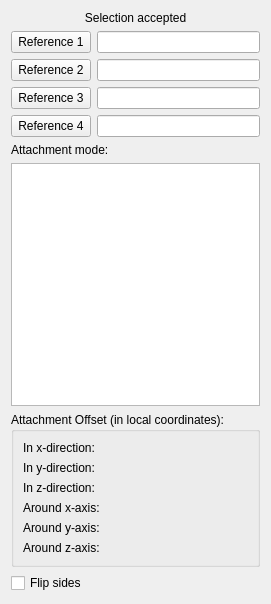
<?xml version="1.0" encoding="UTF-8"?>
<ui version="4.0">
 <class>PartDesignGui::TaskDatumParameters</class>
 <widget class="QWidget" name="PartDesignGui::TaskDatumParameters">
  <property name="geometry">
   <rect>
    <x>0</x>
    <y>0</y>
    <width>271</width>
    <height>604</height>
   </rect>
  </property>
  <property name="windowTitle">
   <string notr="true">Form</string>
  </property>
  <layout class="QVBoxLayout" name="verticalLayout">
   <item>
    <widget class="QLabel" name="message">
     <property name="text">
      <string>Selection accepted</string>
     </property>
     <property name="alignment">
      <set>Qt::AlignCenter</set>
     </property>
     <property name="wordWrap">
      <bool>true</bool>
     </property>
    </widget>
   </item>
   <item>
    <layout class="QHBoxLayout" name="horizontalLayout_3">
     <item>
      <widget class="QPushButton" name="buttonRef1">
       <property name="text">
        <string>Reference 1</string>
       </property>
       <property name="checkable">
        <bool>true</bool>
       </property>
      </widget>
     </item>
     <item>
      <widget class="QLineEdit" name="lineRef1"/>
     </item>
    </layout>
   </item>
   <item>
    <layout class="QHBoxLayout" name="horizontalLayout_5">
     <item>
      <widget class="QPushButton" name="buttonRef2">
       <property name="text">
        <string>Reference 2</string>
       </property>
       <property name="checkable">
        <bool>true</bool>
       </property>
      </widget>
     </item>
     <item>
      <widget class="QLineEdit" name="lineRef2"/>
     </item>
    </layout>
   </item>
   <item>
    <layout class="QHBoxLayout" name="horizontalLayout_6">
     <item>
      <widget class="QPushButton" name="buttonRef3">
       <property name="text">
        <string>Reference 3</string>
       </property>
       <property name="checkable">
        <bool>true</bool>
       </property>
      </widget>
     </item>
     <item>
      <widget class="QLineEdit" name="lineRef3"/>
     </item>
    </layout>
   </item>
   <item>
    <layout class="QHBoxLayout" name="horizontalLayout_7">
     <item>
      <widget class="QPushButton" name="buttonRef4">
       <property name="text">
        <string>Reference 4</string>
       </property>
       <property name="checkable">
        <bool>true</bool>
       </property>
      </widget>
     </item>
     <item>
      <widget class="QLineEdit" name="lineRef4"/>
     </item>
    </layout>
   </item>
   <item>
    <widget class="QLabel" name="label">
     <property name="text">
      <string>Attachment mode:</string>
     </property>
    </widget>
   </item>
   <item>
    <widget class="QListWidget" name="listOfModes">
     <property name="selectionMode">
      <enum>QAbstractItemView::SingleSelection</enum>
     </property>
    </widget>
   </item>
   <item>
    <widget class="QGroupBox" name="groupBox_AttachmentOffset">
     <property name="sizePolicy">
      <sizepolicy hsizetype="Expanding" vsizetype="Preferred">
       <horstretch>0</horstretch>
       <verstretch>0</verstretch>
      </sizepolicy>
     </property>
     <property name="toolTip">
      <string/>
     </property>
     <property name="title">
      <string>Attachment Offset (in local coordinates):</string>
     </property>
     <layout class="QGridLayout" name="gridLayout">
      <item row="1" column="0">
       <widget class="QLabel" name="labelOffset">
        <property name="sizePolicy">
         <sizepolicy hsizetype="Minimum" vsizetype="Preferred">
          <horstretch>0</horstretch>
          <verstretch>0</verstretch>
         </sizepolicy>
        </property>
        <property name="text">
         <string>In x-direction:</string>
        </property>
        <property name="buddy">
         <cstring>labelOffset</cstring>
        </property>
       </widget>
      </item>
      <item row="1" column="1">
       <widget class="Gui::QuantitySpinBox" name="attachmentOffsetX">
        <property name="sizePolicy">
         <sizepolicy hsizetype="Expanding" vsizetype="Preferred">
          <horstretch>0</horstretch>
          <verstretch>0</verstretch>
         </sizepolicy>
        </property>
        <property name="minimumSize">
         <size>
          <width>0</width>
          <height>5</height>
         </size>
        </property>
        <property name="toolTip">
         <string>Note: The placement is expressed in local space of object being attached.</string>
        </property>
       </widget>
      </item>
      <item row="2" column="0">
       <widget class="QLabel" name="labelOffset2">
        <property name="sizePolicy">
         <sizepolicy hsizetype="Minimum" vsizetype="Preferred">
          <horstretch>0</horstretch>
          <verstretch>0</verstretch>
         </sizepolicy>
        </property>
        <property name="text">
         <string>In y-direction:</string>
        </property>
       </widget>
      </item>
      <item row="2" column="1">
       <widget class="Gui::QuantitySpinBox" name="attachmentOffsetY">
        <property name="sizePolicy">
         <sizepolicy hsizetype="Expanding" vsizetype="Preferred">
          <horstretch>0</horstretch>
          <verstretch>0</verstretch>
         </sizepolicy>
        </property>
        <property name="minimumSize">
         <size>
          <width>0</width>
          <height>5</height>
         </size>
        </property>
        <property name="toolTip">
         <string>Note: The placement is expressed in local space of object being attached.</string>
        </property>
       </widget>
      </item>
      <item row="3" column="0">
       <widget class="QLabel" name="labelOffset3">
        <property name="sizePolicy">
         <sizepolicy hsizetype="Minimum" vsizetype="Preferred">
          <horstretch>0</horstretch>
          <verstretch>0</verstretch>
         </sizepolicy>
        </property>
        <property name="text">
         <string>In z-direction:</string>
        </property>
       </widget>
      </item>
      <item row="3" column="1">
       <widget class="Gui::QuantitySpinBox" name="attachmentOffsetZ">
        <property name="sizePolicy">
         <sizepolicy hsizetype="Expanding" vsizetype="Preferred">
          <horstretch>0</horstretch>
          <verstretch>0</verstretch>
         </sizepolicy>
        </property>
        <property name="minimumSize">
         <size>
          <width>0</width>
          <height>5</height>
         </size>
        </property>
        <property name="toolTip">
         <string>Note: The placement is expressed in local space of object being attached.</string>
        </property>
       </widget>
      </item>
      <item row="4" column="0">
       <widget class="QLabel" name="labelYaw">
        <property name="sizePolicy">
         <sizepolicy hsizetype="Minimum" vsizetype="Preferred">
          <horstretch>0</horstretch>
          <verstretch>0</verstretch>
         </sizepolicy>
        </property>
        <property name="text">
         <string>Around x-axis:</string>
        </property>
       </widget>
      </item>
      <item row="4" column="1">
       <widget class="Gui::QuantitySpinBox" name="attachmentOffsetRoll">
        <property name="sizePolicy">
         <sizepolicy hsizetype="Expanding" vsizetype="Preferred">
          <horstretch>0</horstretch>
          <verstretch>0</verstretch>
         </sizepolicy>
        </property>
        <property name="minimumSize">
         <size>
          <width>0</width>
          <height>5</height>
         </size>
        </property>
        <property name="toolTip">
         <string>Rotation around the x-axis
Note: The placement is expressed in local space of object being attached.</string>
        </property>
        <property name="unit" stdset="0">
         <string notr="true">deg</string>
        </property>
        <property name="minimum" stdset="0">
         <double>-360.000000000000000</double>
        </property>
        <property name="maximum" stdset="0">
         <double>360.000000000000000</double>
        </property>
        <property name="value" stdset="0">
         <double>0.000000000000000</double>
        </property>
       </widget>
      </item>
      <item row="5" column="0">
       <widget class="QLabel" name="labelPitch">
        <property name="sizePolicy">
         <sizepolicy hsizetype="Minimum" vsizetype="Preferred">
          <horstretch>0</horstretch>
          <verstretch>0</verstretch>
         </sizepolicy>
        </property>
        <property name="text">
         <string>Around y-axis:</string>
        </property>
       </widget>
      </item>
      <item row="5" column="1">
       <widget class="Gui::QuantitySpinBox" name="attachmentOffsetPitch">
        <property name="sizePolicy">
         <sizepolicy hsizetype="Expanding" vsizetype="Preferred">
          <horstretch>0</horstretch>
          <verstretch>0</verstretch>
         </sizepolicy>
        </property>
        <property name="minimumSize">
         <size>
          <width>0</width>
          <height>5</height>
         </size>
        </property>
        <property name="toolTip">
         <string>Rotation around the y-axis
Note: The placement is expressed in local space of object being attached.</string>
        </property>
        <property name="unit" stdset="0">
         <string notr="true">deg</string>
        </property>
        <property name="minimum" stdset="0">
         <double>-360.000000000000000</double>
        </property>
        <property name="maximum" stdset="0">
         <double>360.000000000000000</double>
        </property>
        <property name="value" stdset="0">
         <double>0.000000000000000</double>
        </property>
       </widget>
      </item>
      <item row="6" column="0">
       <widget class="QLabel" name="labelRoll">
        <property name="sizePolicy">
         <sizepolicy hsizetype="Minimum" vsizetype="Preferred">
          <horstretch>0</horstretch>
          <verstretch>0</verstretch>
         </sizepolicy>
        </property>
        <property name="text">
         <string>Around z-axis:</string>
        </property>
       </widget>
      </item>
      <item row="6" column="1">
       <widget class="Gui::QuantitySpinBox" name="attachmentOffsetYaw">
        <property name="sizePolicy">
         <sizepolicy hsizetype="Expanding" vsizetype="Preferred">
          <horstretch>0</horstretch>
          <verstretch>0</verstretch>
         </sizepolicy>
        </property>
        <property name="minimumSize">
         <size>
          <width>0</width>
          <height>5</height>
         </size>
        </property>
        <property name="toolTip">
         <string>Rotation around the z-axis
Note: The placement is expressed in local space of object being attached.</string>
        </property>
        <property name="unit" stdset="0">
         <string notr="true">deg</string>
        </property>
        <property name="minimum" stdset="0">
         <double>-360.000000000000000</double>
        </property>
        <property name="maximum" stdset="0">
         <double>360.000000000000000</double>
        </property>
        <property name="value" stdset="0">
         <double>0.000000000000000</double>
        </property>
       </widget>
      </item>
     </layout>
    </widget>
   </item>
   <item>
    <widget class="QCheckBox" name="checkBoxFlip">
     <property name="text">
      <string>Flip sides</string>
     </property>
    </widget>
   </item>
  </layout>
 </widget>
 <customwidgets>
  <customwidget>
   <class>Gui::QuantitySpinBox</class>
   <extends>QWidget</extends>
   <header>Gui/QuantitySpinBox.h</header>
  </customwidget>
 </customwidgets>
 <tabstops>
  <tabstop>buttonRef1</tabstop>
  <tabstop>lineRef1</tabstop>
  <tabstop>buttonRef2</tabstop>
  <tabstop>lineRef2</tabstop>
  <tabstop>buttonRef3</tabstop>
  <tabstop>lineRef3</tabstop>
  <tabstop>buttonRef4</tabstop>
  <tabstop>lineRef4</tabstop>
  <tabstop>listOfModes</tabstop>
  <tabstop>attachmentOffsetX</tabstop>
  <tabstop>attachmentOffsetY</tabstop>
  <tabstop>attachmentOffsetZ</tabstop>
  <tabstop>attachmentOffsetRoll</tabstop>
  <tabstop>attachmentOffsetPitch</tabstop>
  <tabstop>attachmentOffsetYaw</tabstop>
  <tabstop>checkBoxFlip</tabstop>
 </tabstops>
 <resources/>
 <connections/>
 <designerdata>
  <property name="gridDeltaX">
   <number>10</number>
  </property>
  <property name="gridDeltaY">
   <number>10</number>
  </property>
  <property name="gridSnapX">
   <bool>true</bool>
  </property>
  <property name="gridSnapY">
   <bool>true</bool>
  </property>
  <property name="gridVisible">
   <bool>true</bool>
  </property>
 </designerdata>
</ui>
